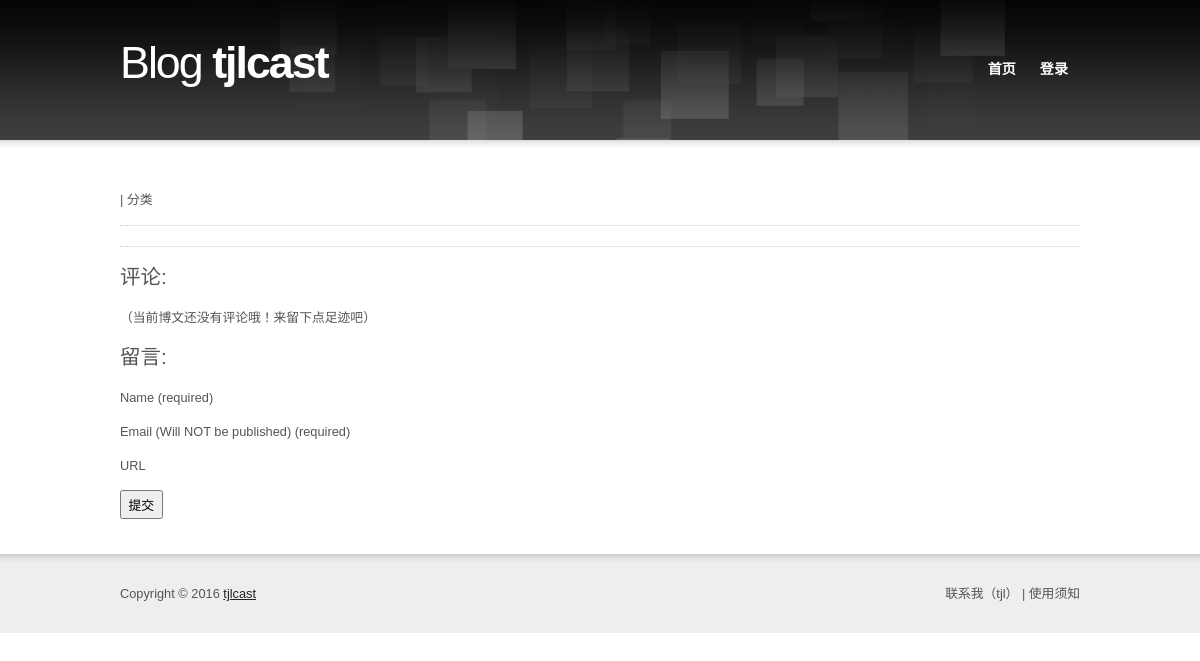
The page /article/?id=7 on the database as committed earlier.
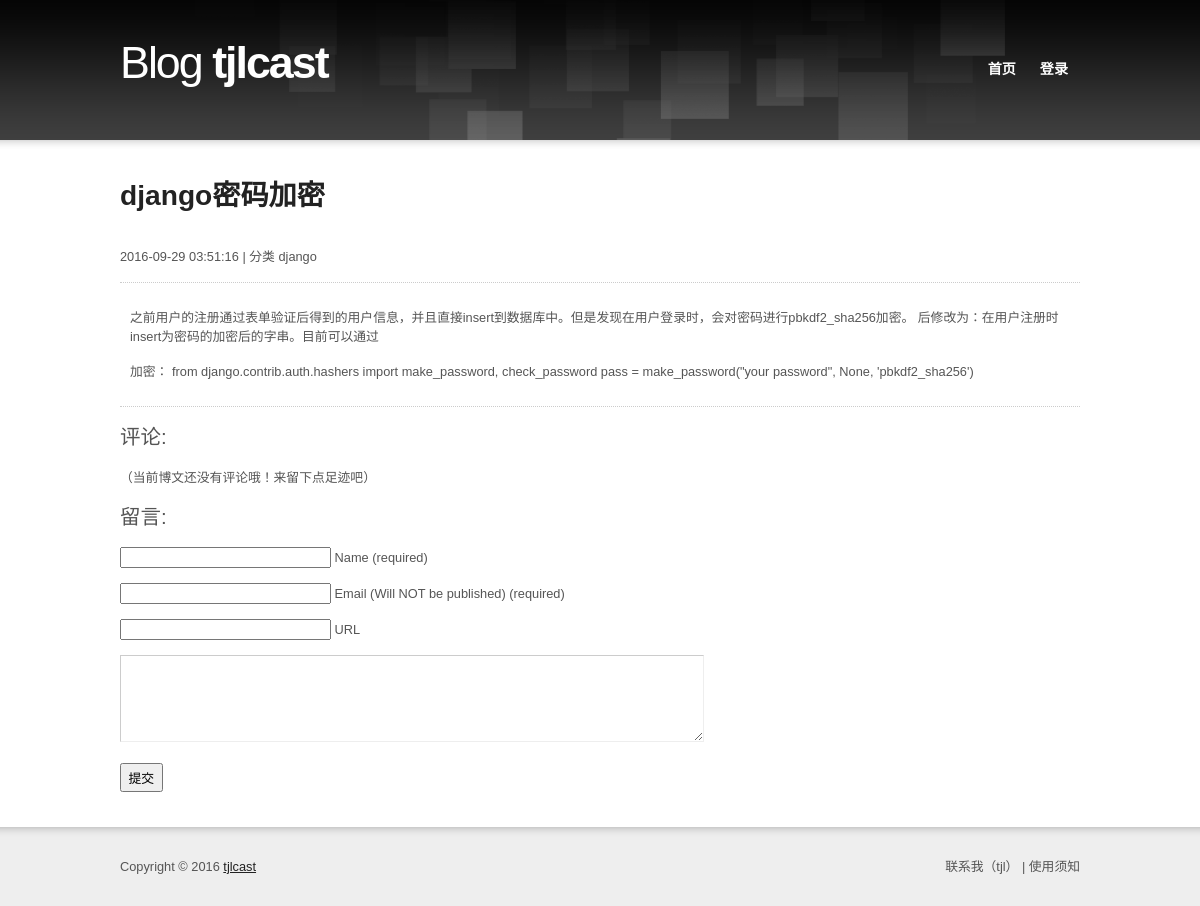
The same page on the database as committed later.
### blog_old_project/models.py (models this page shows, shortened)
class Article(models.Model):
    title = models.CharField(max_length=50, verbose_name='文章标题')
    desc = models.CharField(max_length=50, verbose_name='文章描述')
    content = models.TextField(verbose_name='文章内容')
    click_count = models.IntegerField(default=0, verbose_name='点击次数')
    is_recommend = models.BooleanField(default=False, verbose_name='是否推荐')
    date_publish = models.DateTimeField(auto_now_add=True, verbose_name='发布时间')
    user = models.ForeignKey(User, verbose_name='用户')
    category = models.ForeignKey(Category, blank=True, null=True, verbose_name='分类')
    tag = models.ManyToManyField(Tag, verbose_name='标签')
    objects = ArticleManager()
    class Meta:
        verbose_name = '文章'
        verbose_name_plural = verbose_name
        ordering = ['-date_publish']

class Category(models.Model):
    name = models.CharField(max_length=30, verbose_name='分类名称')
    index = models.IntegerField(default=999,verbose_name='分类的排序')
    class Meta:
        verbose_name = '分类'
        verbose_name_plural = verbose_name
        ordering = ['index', 'id']

### blog_old_project/views.py (the view, shortened to what this page needs)
# urls.py: url(r'^article/$', article, name='article'),
def article(request):
    try:
        try:
            id = request.GET.get('id', None)
            article = Article.objects.get(pk=id)
        except Exception as e:
            return render(request, 'faliure.html', {'msg' : '获取文章失败'})
        comment_form = CommentForm({'author': request.user.username,
                                    'email': request.user.email,
                                    'url': request.user.url,
                                    'article': id} if request.user.is_authenticated() else{'article': id})
        try:
            comments = Comment.objects.filter(article=article).order_by('id')
            comment_list = []
        except Exception as e:
            return render(request, 'faliure.html', {'msg', '获取'+str(id)+'文章的评论失败'})
    except Exception as e:
        pass
    return render(request, 'info.html', locals())

### blog_old_project/templatetags/myfilter.py (called while the page is built)
def my_markdown(value):
    return markdown(value)

### blog_old_project/views.py (called while the page is built)
def global_settings(request):
    SITE_NAME = settings.SITE_NAME
    SITE_DESC = settings.SITE_DESC
    return locals()

### templates/info.html (shortened to what this page needs)
{% include 'header.html' %}
{% load myfilter %}
<div id="section" class="box">
    <h2>{{ article.title | safe }}</h2>
    <div>
        <p class="f-left">{{ article.date_publish | date:"Y-m-d H:i:s" }} | 分类 {{ article.category.name }} </p>
    </div>
    <div style="border-bottom: 1px dotted #CCC; height:50px;"></div>
    <div style="padding:10px">
        {{ article.content | my_markdown | safe }}
    </div>
    <div style="border-bottom: 1px dotted #CCC;"></div>
    <h3>评论:</h3>
    {% if not comment %}
        （当前博文还没有评论哦！来留下点足迹吧）
    {% endif %}
    <h3>留言:</h3>
    <form action="{% url 'comment_post' %}" method="post">
        <p>{{ comment_form.author }}
            <label for="author">Name (required)</label></p>
        <p>{{ comment_form.email }}
            <label for="email">Email (Will NOT be published) (required)</label></p>
        <p>{{ comment_form.url }}
            <label for="url">URL</label></p>
        <p>{{ comment_form.comment }}</p>
        <p>
            <input type="submit" value=" 提交 " class="input-submit">
        </p>
    </form>
</div>
</div>
{% include 'footer.html' %}

Rows that differ between the two databases and show on the page:
added Article: title "django密码加密", date_publish "2016-09-29 03:51:16", category.name "django", content|my_markdown "之前用户的注册通过表单验证后得到的用户信息，并且直接insert到数据库中。但是发现在用户登录时，会对密码进行pbkdf2_sha256加密。 后修改为：在用户注册时insert为密码的加密后的字串。目前可以通过 加密： from django.contrib.auth.hashers import make_password, check_password pass = make_password(\"your password\", None, 'pbkdf2_sha256')"
